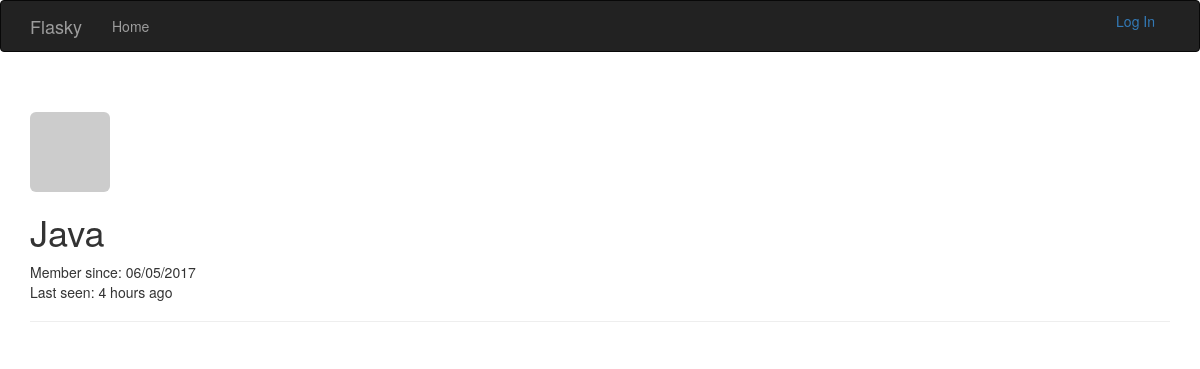
Before: /user/Java with the older database file.
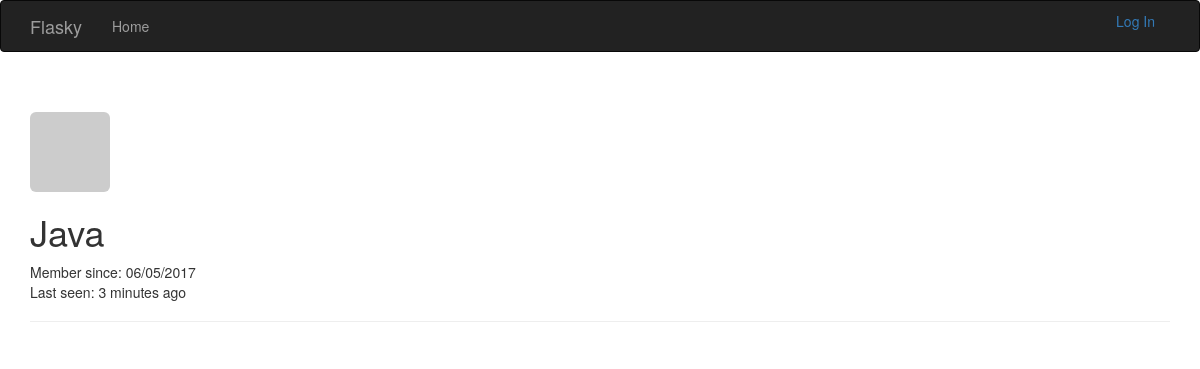
After: the same page with the newer database file.
### app/models.py (models this page shows, shortened)
class User(UserMixin, db.Model):
    __tablename__ = 'users'
    id = db.Column(db.Integer, primary_key=True)
    email = db.Column(db.String(64), unique=True, index=True)
    username = db.Column(db.String(64), unique=True, index=True)
    role_id = db.Column(db.Integer, db.ForeignKey('roles.id'))
    password_hash = db.Column(db.String(128))
    confirmed = db.Column(db.Boolean, default=False)
    name = db.Column(db.String(64))
    location = db.Column(db.String(64))
    about_me = db.Column(db.Text())
    member_since = db.Column(db.DateTime(), default=datetime.utcnow)
    last_seen = db.Column(db.DateTime(), default=datetime.utcnow)
    @property
    def password(self):
        raise AttributeError("password is not a readable attribute")
    def gravatar(self, size=100, default="identicon", rating="g"):
        if request.is_secure:
            url = "http://secure.gravatar.com/avatar"
        else:
            url = 'http://www.gravatar.com/avatar'
        hash = hashlib.md5(self.email.encode("utf-8")).hexdigest()
        return '{url}/{hash}?s={size}&d={default}&r={rating}'.format(
            url=url, hash=hash, size=size, default=default, rating=rating)

### app/main/views.py (the view)
@main.route("/user/<username>")
def user(username):
    user = User.query.filter_by(username=username).first()
    if user is None:
        abort(404)
    return render_template("user.html", user=user)

### app/auth/views.py (called while the page is built)
@auth.before_app_request
def before_request():
    if current_user.is_authenticated:
        current_user.ping()
        if not current_user.confirmed \
                and request.endpoint[:5] != "auth.":
            return redirect(url_for("auth.unconfirmed"))

### app/main/__init__.py (called while the page is built)
@main.app_context_processor
def inject_permissions():
    return dict(Permission=Permission)

### app/models.py (called while the page is built)
    def is_administrator(self):
        return False

### app/templates/user.html (shortened to what this page needs)
{% extends 'base.html' %}
{% block page_content %}
	<div class="page-header">
        <img class="img-rounded profile-thumbnail" src="{{ user.gravatar(size=256) }}" >
        <h1>{{ user.username }}</h1>
    <p>
        Member since: {{ moment(user.member_since).format("L") }}<br />
        Last seen: {{ moment(user.last_seen).fromNow() }}
    </p>
	</div>
{% endblock %}

### app/templates/base.html (shortened to what this page needs)
{% extends 'bootstrap/base.html' %}
{% block head %}
	{{super()}}
{% endblock %}
{% block navbar %}
<div class="navbar navbar-inverse" role='navigation'>
	<div class="container">
		<div class="navbar-header">
			<a class="navbar-brand" href="{{ url_for('main.index') }}">Flasky</a>
		</div>
		<div class="navbar-collapse collapse">
			<ul class="nav navbar-nav">
				<li><a href="{{ url_for('main.index') }}">Home</a></li>
			</ul>
            <ul class="nav navbar-right">
                {% if current_user.is_authenticated %}
                 <li class="dropdown">
                    <a href="#" class="dropdown-toggle" data-toggle="dropdown">Account <b class="caret"></b></a>
                    <ul class="dropdown-menu">
                        <li><a href="{{ url_for('auth.change_password') }}">Change Password</a></li>
                        <li><a href="{{ url_for('auth.logout') }}">Log Out</a></li>
                    </ul>
                </li>
                {% else %}
                <li>
                    <a href="{{ url_for('auth.login') }}">Log In</a>
                </li>
                {% endif %}
            </ul>
		</div>
	</div>
</div>
{% endblock %}
{% block content %}
	<div class="container">
		{% block page_content %}{% endblock %}
	</div>
{% endblock %}

Changed rows visible on the page:
changed User "Java": last_seen "4 hours ago" → "3 minutes ago"
